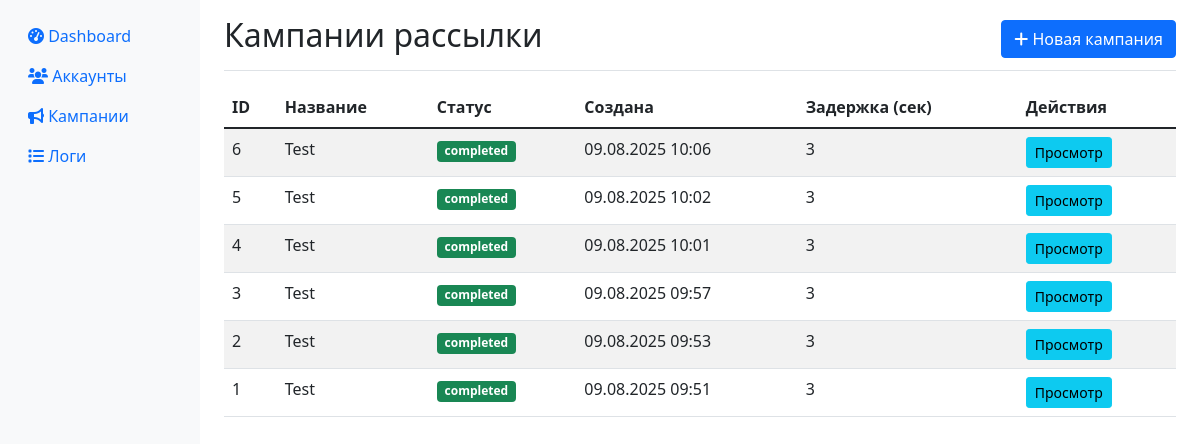
The page /campaigns on the database as committed earlier.
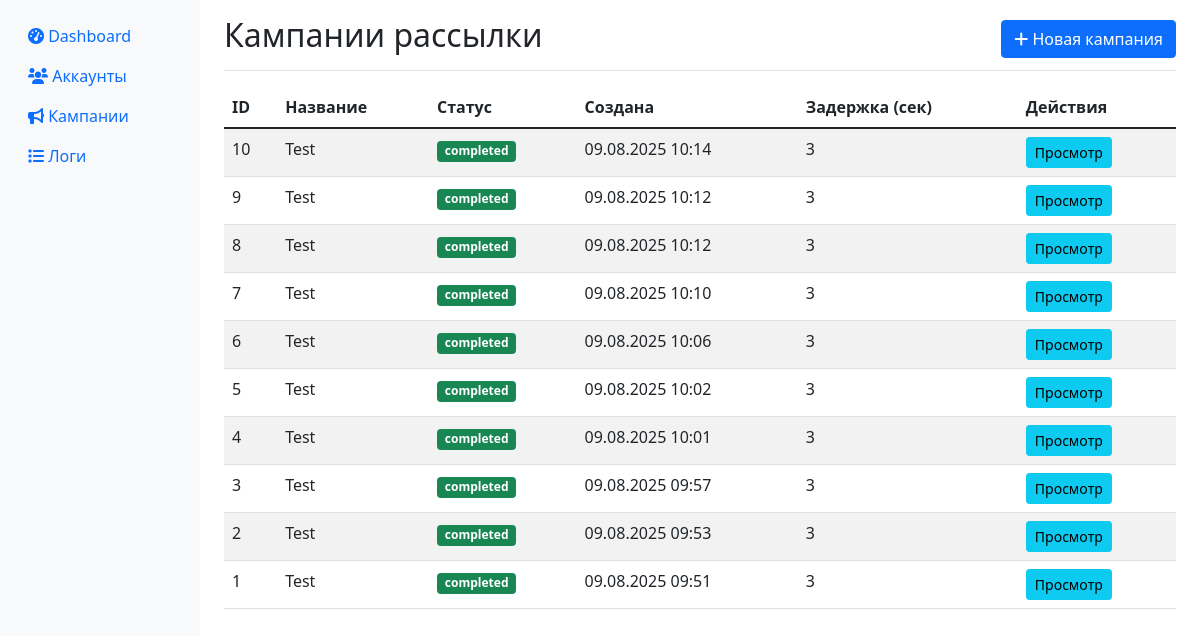
The same page on the database as committed later.
### app/database.py (models this page shows)
class Campaign(Base):
    __tablename__ = "campaigns"
    id = Column(Integer, primary_key=True, index=True)
    name = Column(String)
    status = Column(String, default="draft")  # draft, running, paused, completed
    created_at = Column(DateTime, default=datetime.utcnow)
    channel_message = Column(Text)
    group_message = Column(Text)
    private_message = Column(Text)
    delay_seconds = Column(Integer, default=3)
    start_time = Column(DateTime, nullable=True)
    channels_list = Column(Text)  # JSON список каналов
    groups_list = Column(Text)    # JSON список групп
    private_list = Column(Text)   # JSON список приватных чатов
    attachment_path = Column(String, nullable=True)

### app/web.py (the view)
@app.get("/campaigns", response_class=HTMLResponse)
async def campaigns_page(request: Request, db: Session = Depends(get_db)):
    campaigns = db.query(Campaign).order_by(Campaign.created_at.desc()).all()
    return templates.TemplateResponse("campaigns.html", {
        "request": request,
        "campaigns": campaigns
    })

### templates/campaigns.html (shortened to what this page needs)
{% extends "base.html" %}
{% block content %}
<div class="d-flex justify-content-between flex-wrap flex-md-nowrap align-items-center pt-3 pb-2 mb-3 border-bottom">
    <h1 class="h2">Кампании рассылки</h1>
    <a href="/campaigns/new" class="btn btn-primary">
        <i class="fas fa-plus"></i> Новая кампания
    </a>
</div>
<div class="table-responsive">
    <table class="table table-striped">
        <thead>
            <tr>
                <th>ID</th>
                <th>Название</th>
                <th>Статус</th>
                <th>Создана</th>
                <th>Задержка (сек)</th>
                <th>Действия</th>
            </tr>
        </thead>
        <tbody>
            {% for campaign in campaigns %}
            <tr>
                <td>{{ campaign.id }}</td>
                <td>{{ campaign.name }}</td>
                <td>
                    <span class="badge bg-{% if campaign.status == 'running' %}primary{% elif campaign.status == 'completed' %}success{% elif campaign.status == 'paused' %}warning{% else %}secondary{% endif %}">
                        {{ campaign.status }}
                    </span>
                </td>
                <td>{{ campaign.created_at.strftime('%d.%m.%Y %H:%M') }}</td>
                <td>{{ campaign.delay_seconds }}</td>
                <td>
                    <button class="btn btn-sm btn-info" onclick="viewCampaign({{ campaign.id }})">
                        Просмотр
                    </button>
                </td>
            </tr>
            {% endfor %}
        </tbody>
    </table>
</div>
{% endblock %}

Rows that differ between the two databases and show on the page:
added Campaign: id "10", name "Test", status "completed", created_at "09.08.2025 10:14", delay_seconds "3"
added Campaign: id "9", name "Test", status "completed", created_at "09.08.2025 10:12", delay_seconds "3"
added Campaign: id "8", name "Test", status "completed", created_at "09.08.2025 10:12", delay_seconds "3"
added Campaign: id "7", name "Test", status "completed", created_at "09.08.2025 10:10", delay_seconds "3"
